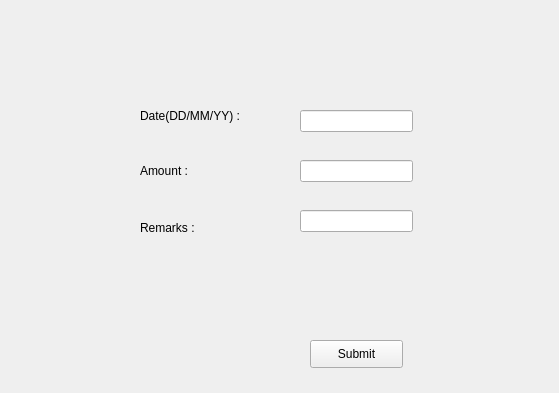
<?xml version="1.0" encoding="UTF-8"?>
<ui version="4.0">
 <class>Form</class>
 <widget class="QWidget" name="Form">
  <property name="geometry">
   <rect>
    <x>0</x>
    <y>0</y>
    <width>559</width>
    <height>393</height>
   </rect>
  </property>
  <property name="windowTitle">
   <string>Form</string>
  </property>
  <widget class="QPushButton" name="SUBMIT">
   <property name="geometry">
    <rect>
     <x>310</x>
     <y>340</y>
     <width>93</width>
     <height>28</height>
    </rect>
   </property>
   <property name="text">
    <string>Submit</string>
   </property>
  </widget>
  <widget class="QLabel" name="label">
   <property name="geometry">
    <rect>
     <x>140</x>
     <y>90</y>
     <width>161</width>
     <height>51</height>
    </rect>
   </property>
   <property name="text">
    <string>Date(DD/MM/YY) :</string>
   </property>
  </widget>
  <widget class="QLabel" name="label_2">
   <property name="geometry">
    <rect>
     <x>140</x>
     <y>160</y>
     <width>111</width>
     <height>21</height>
    </rect>
   </property>
   <property name="text">
    <string>Amount :</string>
   </property>
  </widget>
  <widget class="QLabel" name="label_3">
   <property name="geometry">
    <rect>
     <x>140</x>
     <y>220</y>
     <width>91</width>
     <height>16</height>
    </rect>
   </property>
   <property name="text">
    <string>Remarks :</string>
   </property>
  </widget>
  <widget class="QLineEdit" name="lineEdit">
   <property name="geometry">
    <rect>
     <x>300</x>
     <y>110</y>
     <width>113</width>
     <height>22</height>
    </rect>
   </property>
  </widget>
  <widget class="QLineEdit" name="lineEdit_2">
   <property name="geometry">
    <rect>
     <x>300</x>
     <y>160</y>
     <width>113</width>
     <height>22</height>
    </rect>
   </property>
  </widget>
  <widget class="QLineEdit" name="lineEdit_3">
   <property name="geometry">
    <rect>
     <x>300</x>
     <y>210</y>
     <width>113</width>
     <height>22</height>
    </rect>
   </property>
  </widget>
 </widget>
 <resources/>
 <connections/>
</ui>
